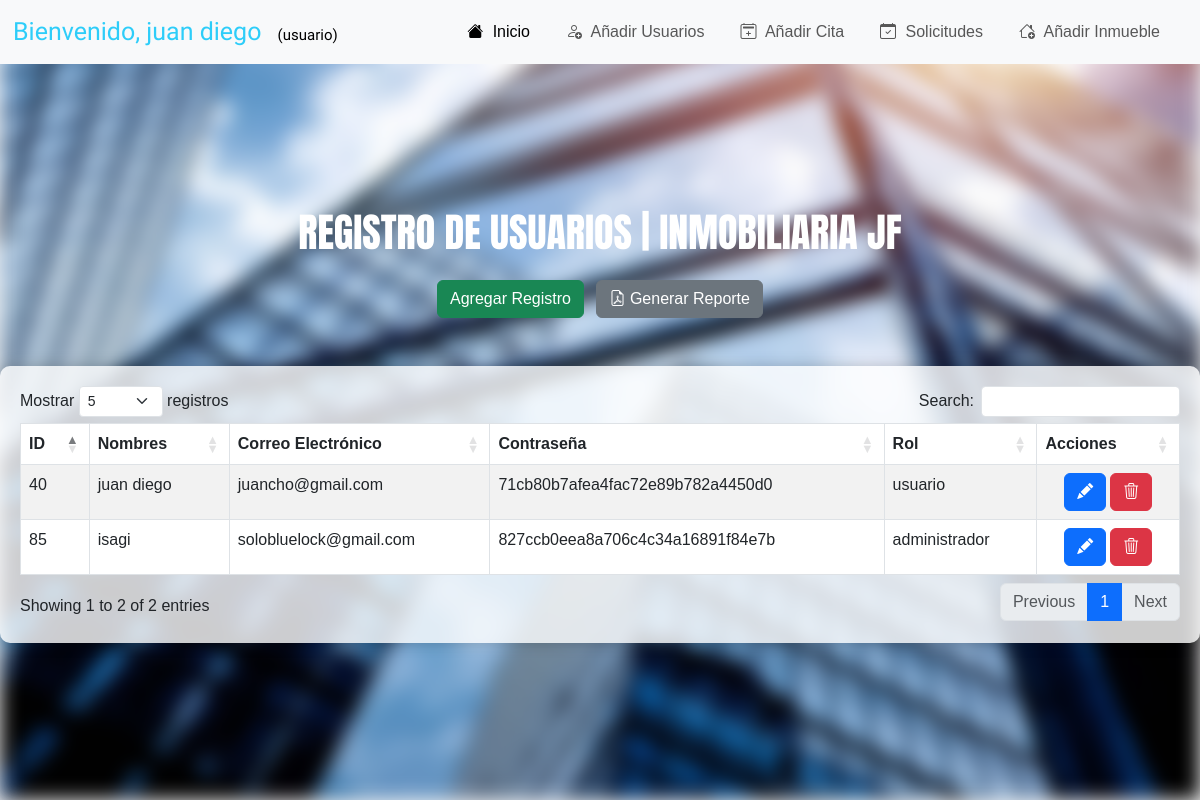
/crudusuarios/index.php (signed in), run on the app's committed database.
### tables this page shows
CREATE TABLE `tblusuarios` (
  `id` int(11) NOT NULL,
  `Nombres` varchar(40) NOT NULL,
  `Correo` varchar(40) NOT NULL,
  `Contraseña` varchar(32) NOT NULL,
  `rol` enum('usuario','administrador') NOT NULL
);

### crudusuarios/index.php (the view, shortened to what this page needs)
<?php
include 'conexion.php';
include '../pagina_html/funciones.php';
?>
<!DOCTYPE html>
<html lang="en">
<head>
    <link rel="stylesheet" type="text/css" href="https://cdn.datatables.net/1.11.5/css/dataTables.bootstrap5.min.css">
    <link rel="stylesheet" href="https://cdnjs.cloudflare.com/ajax/libs/twitter-bootstrap/5.3.0/css/bootstrap.min.css">
    <link rel="stylesheet" href="https://cdnjs.cloudflare.com/ajax/libs/bootstrap-icons/1.17.0/font/bootstrap-icons.css">
    <link rel="stylesheet" href="https://cdn.jsdelivr.net/npm/bootstrap-icons@1.11.3/font/bootstrap-icons.min.css">
    <link rel="stylesheet" href="../codigo_css/crudstyles.css">
</head>
<body>
    <div class="background"></div>
    <br><br><br><br><br><br>
    <div class="row text-center text-white anton-regular ">
        <h1>REGISTRO DE USUARIOS | INMOBILIARIA JF</h1>
    </div>
    <br>
    <div class="text-center mb-3">
        <a href="create.php" class="btn btn-success me-2">Agregar Registro</a>
        <a href="../fpdf/generate_pdf.php" class="btn btn-secondary">
            <i class="bi bi-file-earmark-pdf"></i> Generar Reporte
        </a>
    </div>
    <div class="container mt-5">
        <div class="table-responsive">
            <table id="usuarios_table" class="table table-striped table-bordered">
                <thead>
                    <tr>
                        <th>ID</th>
                        <th>Nombres</th>
                        <th>Correo Electrónico</th>
                        <th>Contraseña</th>
                        <th>Rol</th>
                        <th>Acciones</th>
                    </tr>
                </thead>
                <tbody>
                    <?php
                    $consulta = "SELECT * FROM tblusuarios";
                    $resultado = $con->query($consulta);
                    if ($resultado->num_rows > 0) {
                        while ($fila = $resultado->fetch_assoc()) {
                            echo "<tr>";
                            echo "<td>" . $fila['id'] . "</td>";
                            echo "<td>" . $fila['Nombres'] . "</td>";
                            echo "<td>" . $fila['Correo'] . "</td>";
                            echo "<td>" . $fila['Contraseña'] . "</td>";
                            echo "<td>" . $fila['rol'] . "</td>";
                            echo "<td style='text-align: center;'>";
                            echo "<div style='display: inline-block;'>";
                            echo "<a href='editar.php?id=" . $fila['id'] . "' class='btn btn-primary me-1'><i class='bi bi-pencil-fill'></i></a>";
                            echo "<a href='#' onclick='confirmDeletion(" . $fila['id'] . ")' class='btn btn-danger'><i class='bi bi-trash3'></i></a>";
                            echo "</div>";
                            echo "</td>";
                            echo "</tr>";
                        }
                    } else {
                        echo "<tr><td colspan='6'>0 resultados</td></tr>";
                    }
                    ?>
                </tbody>
            </table>
        </div>
    </div>
</body>
</html>

### codigo_css/crudstyles.css (style rules this page uses)
body, h1, h2, h3, p, ul, li, form, input, select, button { margin: 0; padding: 0; box-sizing: border-box; }
body { font-family: Arial, sans-serif; background-color: #f5f5f5; }
.background { position: fixed; top: 0; left: 0; width: 100%; height: 100%; background-image: url('../imagenes/1663700343081.jpg'); background-size: cover; background-position: center; background-repeat: no-repeat; filter: blur(10px); z-index: -1; }
.container { max-width: 1200px; margin: 0 auto; padding: 20px; background: rgba(255, 255, 255, 0.8); border-radius: 10px; box-shadow: 0 0 15px rgba(0, 0, 0, 0.2); position: relative; z-index: 1; overflow: auto; }
.anton-regular { font-family: "Anton", sans-serif; font-weight: 400; font-style: normal; }

### data on the page
tblusuarios: id "40", Nombres "juan diego", Correo "juancho@gmail.com", Contraseña "71cb80b7afea4fac72e89b782a4450d0", rol "usuario"
tblusuarios: id "85", Nombres "isagi", Correo "solobluelock@gmail.com", Contraseña "827ccb0eea8a706c4c34a16891f84e7b", rol "administrador"

### other printed values
$usuario "juan diego"
$rol "usuario"
